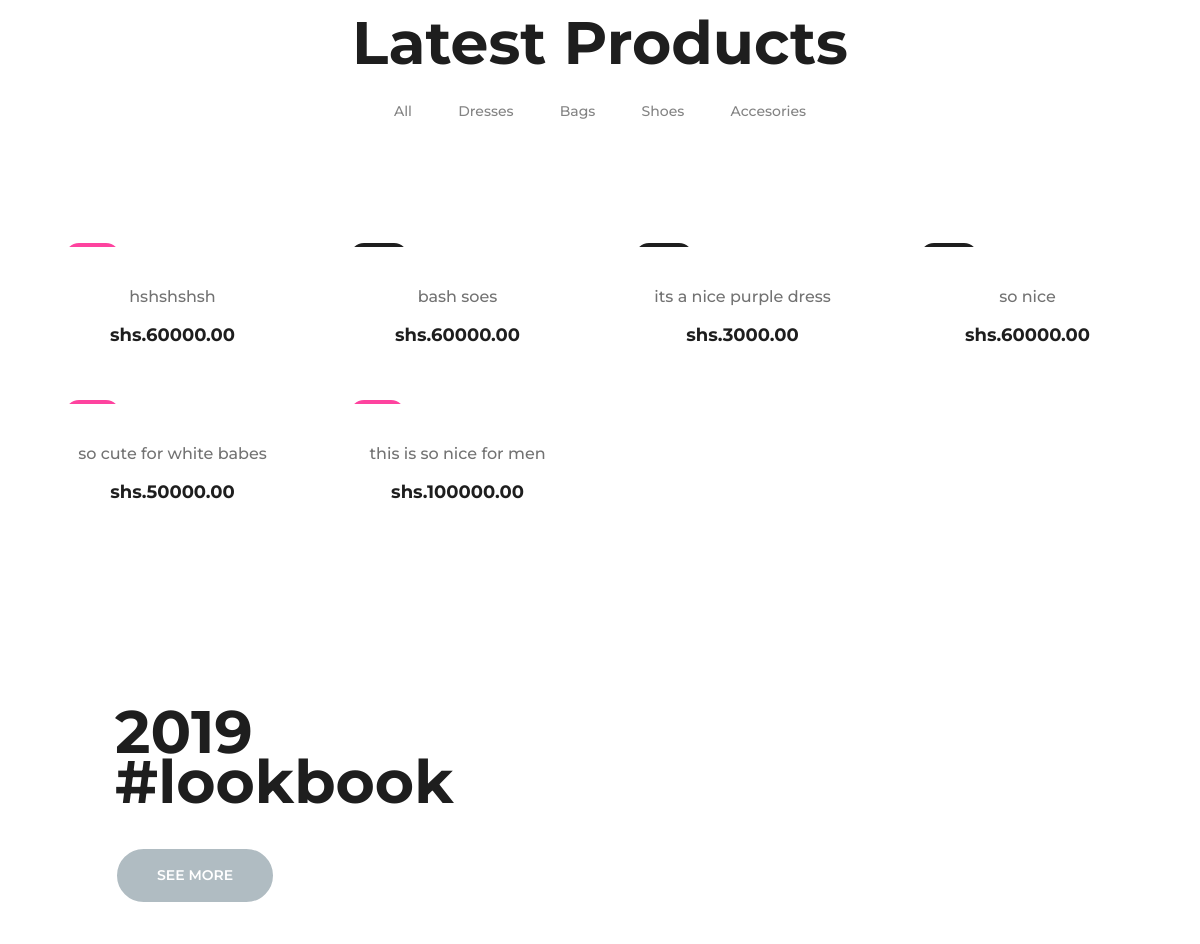
The app's page / (middle part), older data.
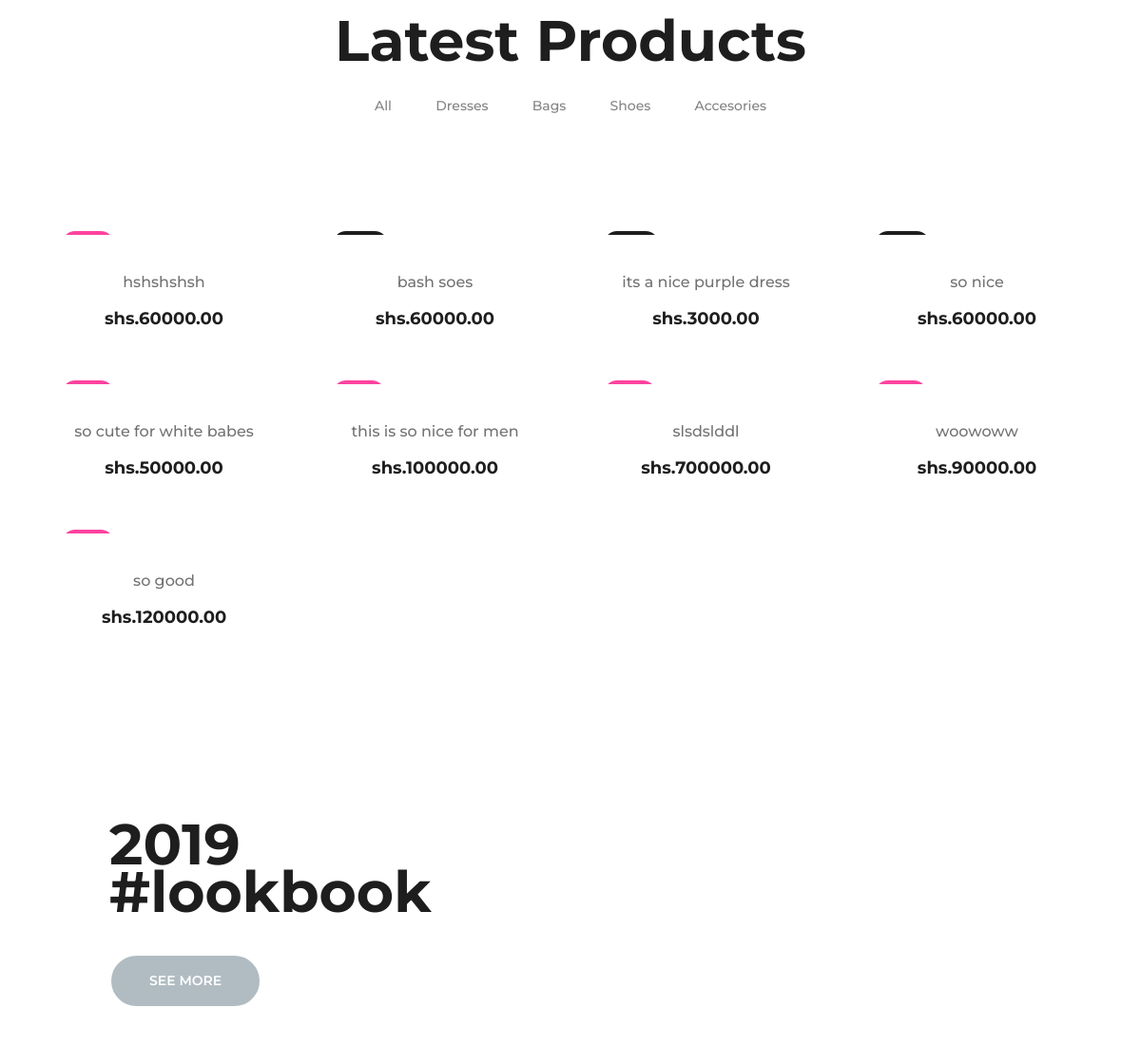
The same page, newer data.
### home/models.py (models this page shows, shortened)
class Product(models.Model):
    categoryId       =  models.ForeignKey(ProductCategory, default=None, related_name='category',on_delete=models.CASCADE)
    subCategoryId    =  models.ForeignKey(ProductSubCategory, default=None, related_name='subCategory',on_delete=models.CASCADE)
    name             =  models.CharField(max_length=100 ,default="shirt")
    description      =  models.TextField(blank=True,null=True)
    price            =  models.DecimalField(decimal_places=2,max_digits=10000)
    details          =  models.TextField(blank=True,null=True)
    rating           =  models.IntegerField(max_length=100000,default=1)
    featured         =  models.BooleanField(default=False)
    created          =  models.DateTimeField(auto_now_add=True)
    updated          =  models.DateTimeField(auto_now=True)
    def get_absolute_url(self):
        return reverse("product",kwargs={"product_id":self.id})

### home/views.py (the view)
# urls.py: path('',indexview, name='home'),
def indexview(request):
    queryset=Product.objects.all()
    context={
        'object_list':queryset,
    }
    return render(request,"index.html",context)

### templates/index.html (shortened to what this page needs)
{% extends "required/base.html" %}
{% load static %}
{% block content %}
    <section class="latest-products spad">
        <div class="container">
            <div class="product-filter">
                <div class="row">
                    <div class="col-lg-12 text-center">
                        <div class="section-title">
                            <h2>Latest Products</h2>
                        </div>
                        <ul class="product-controls">
                            <li data-filter="*">All</li>
                            <li data-filter=".dresses">Dresses</li>
                            <li data-filter=".bags">Bags</li>
                            <li data-filter=".shoes">Shoes</li>
                            <li data-filter=".accesories">Accesories</li>
                        </ul>
                    </div>
                </div>
            </div>
                <div class="row" id="product-list">
                {% for i in object_list %}
                 <div class="col-lg-3 col-sm-6 mix {{i.title | lower}}">
                    <div class="single-product-item">
                        <figure>
                            <a href="{{ i.get_absolute_url }}"><img src="media/{{ i.image.first.image }}" alt="{{ i.title}}"></a>
                            {% if i.featured %}
                            <div class="p-status">new</div>
                            {% else %}
                            <div class="p-status sale">sale</div>
                            {% endif %}
                        </figure>
                        <div class="product-text">
                            <h6>{{i.description}}</h6>
                            <p>shs.{{i.price}}</p>
                        </div>
                    </div>
                </div>
                {% endfor %}
            </div>
        </div>
    </section>
    <section class="lookbok-section">
        <div class="container-fluid">
            <div class="row">
                <div class="col-lg-4 offset-lg-1">
                    <div class="lookbok-left">
                        <div class="section-title">
                            <h2>2019 <br />#lookbook</h2>
                        </div>
                        <a href="#" class="primary-btn look-btn">See More</a>
                    </div>
                </div>
                <div class="col-lg-5 offset-lg-1">
                    <div class="lookbok-pic">
                        <div class="pic-text">fashion</div>
                    </div>
                </div>
            </div>
        </div>
    </section>
    <div class="logo-section spad">
    </div>
{% endblock  %}

Row changes from the older to the newer data that the page shows:
added Product: description "slsdslddl", price "700000.00"
added Product: description "woowoww", price "90000.00"
added Product: description "so good", price "120000.00"
